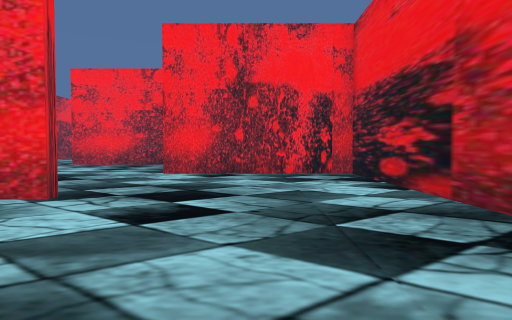
view 1 (above)

22 first-person views from a walk through a scene from a Unity 3-D project. The camera is 1.4 m above the floor, tilts 2° down and sees 75° across. The floor is counted in squares, 2 m on a side. Each view is taken from the middle of a square. On the plan, view 1 faces up. The plan holds only what a view shows up to about 10 squares ahead; the rest is blank. The place goes on beyond the plan. The player is left out.

view 2
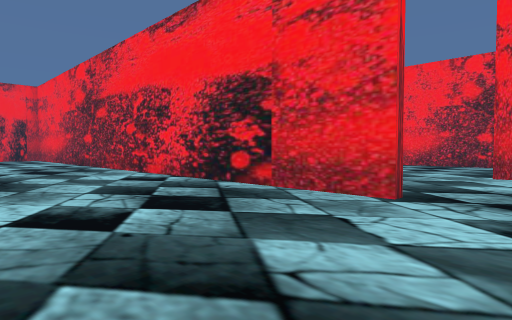

view 3
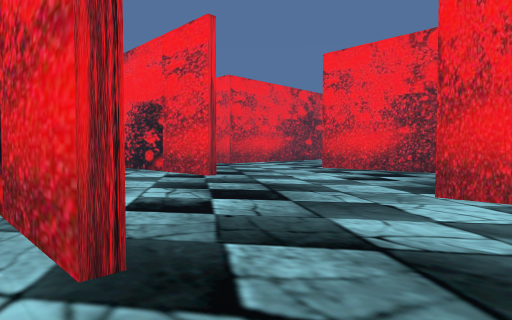

view 4
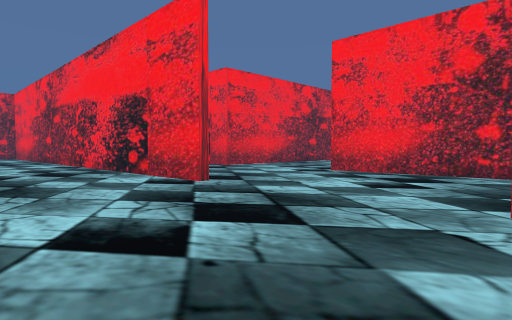

view 5
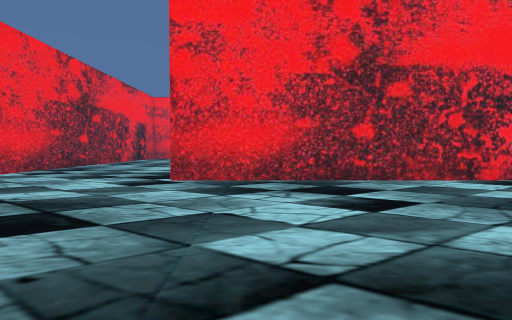

view 6
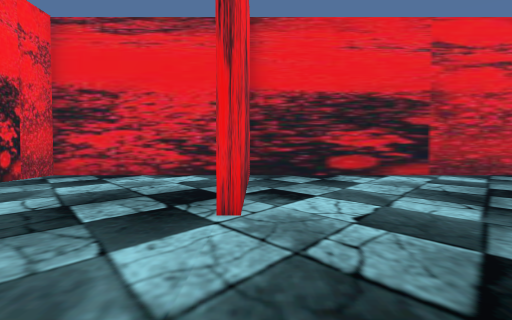

view 7
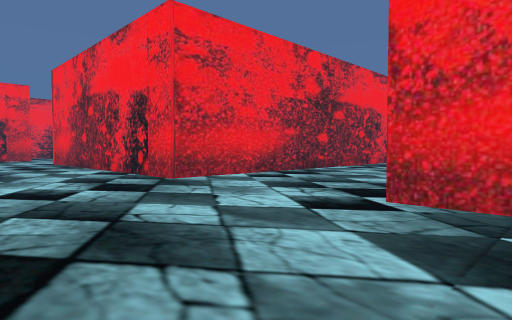

view 8
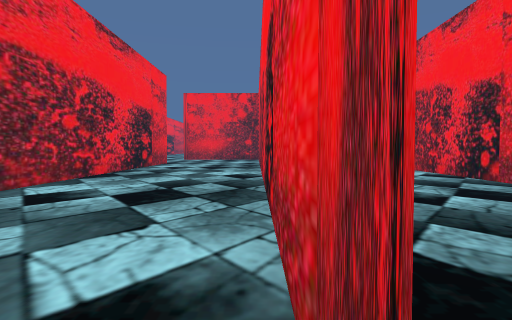

view 9
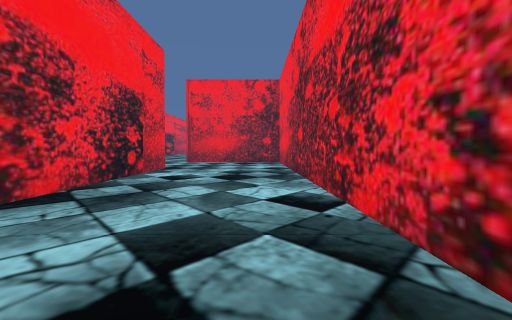

view 10
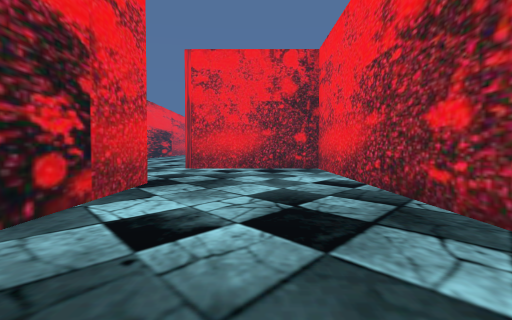

view 11
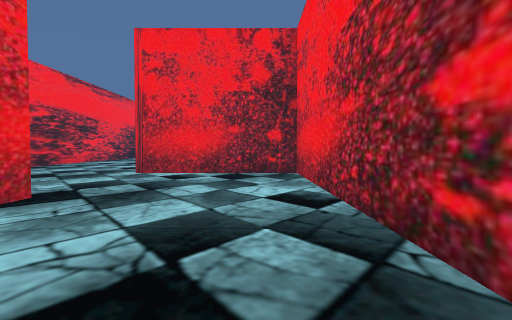

view 12
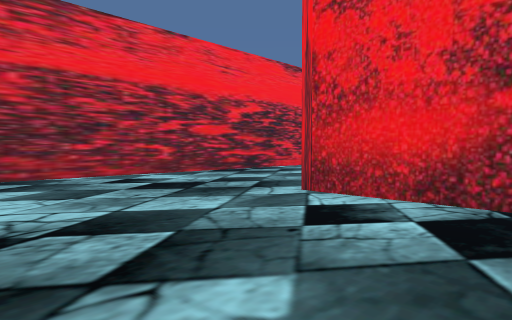

view 13
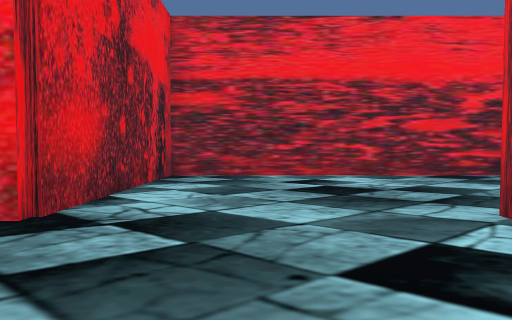

view 14
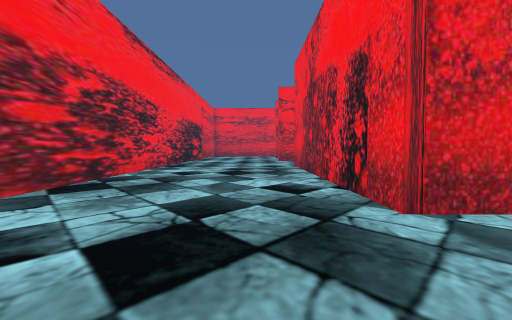

view 15
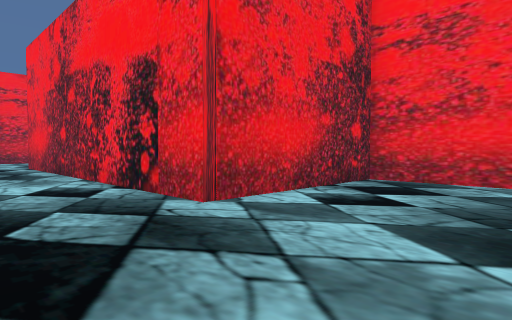

view 16
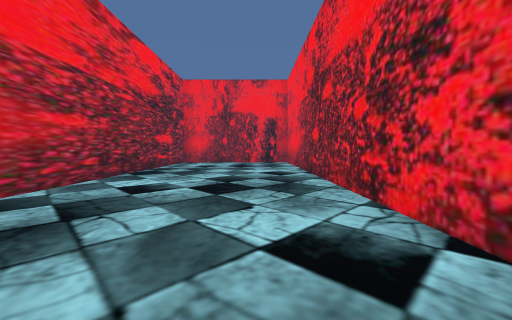

view 17
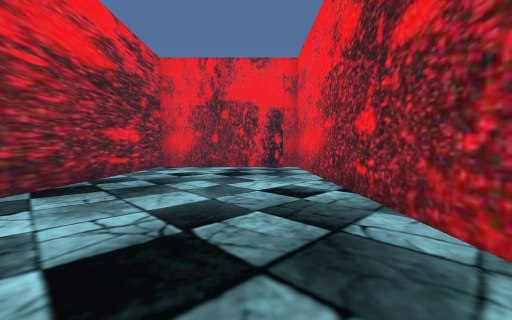

view 18
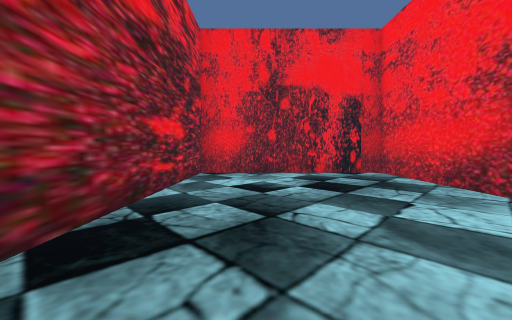

view 19
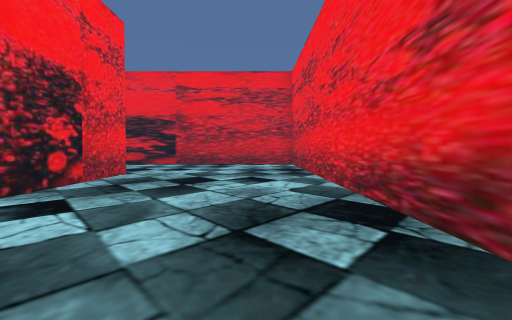

view 20
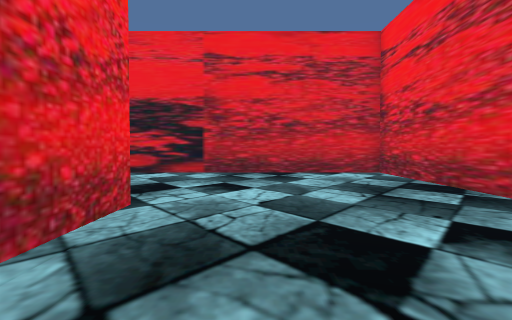

view 21
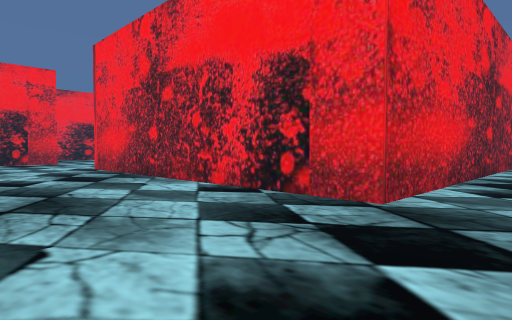

view 22
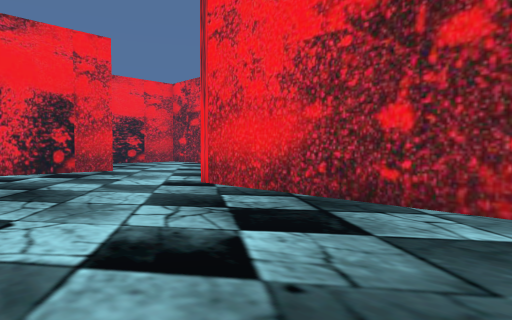

### Floor plan
Points are (right, up) in squares from view 1. A wall is a line through its corners. A room is listed if a view was taken in it or the views show most of it. See-through windows are left out.
Room 1 (views 1, 2, 3, 4, 5, 6, 7, 8, 9, 10, 11, 12, 13, 14, 15, 16, 17, 18, 19, 20, 21, 22)
walls: (-7.8, 9.2) (-27.5, 9.2) (-27.5, 4.6) (-34.5, 4.6); (-12.8, 19.5) (-12.8, 14.1) (-22.8, 14.1); (-27.5, 13.8) (-27.5, 11.4); (-2.8, 4.6) (-22.6, 4.6) (-22.6, -0.6) (2.7, -0.6) (2.7, 9.2) (-2.6, 9.2); (2.7, 10) (2.7, 14.3) (-7.9, 14.3); (-34, -0.6) (-22.8, -0.6) (-22.8, 4.8) (-12.4, 4.8)

Positions as (right, up) in squares from view 1, and headings:
1: (0, 0), facing up
2: (-1, 0), facing up-left
3: (-1, 4), facing up-left
4: (-2, 5), facing up-left
5: (-6, 7), facing up
6: (-6, 9), facing right
7: (-6, 10), facing up-left
8: (-7, 9), facing left
9: (-11, 8), facing left
10: (-16, 7), facing left
11: (-18, 8), facing left
12: (-23, 8), facing down-left
13: (-25, 8), facing down
14: (-24, 3), facing left
15: (-24, 2), facing up-left
16: (-6, 3), facing left
17: (-10, 3), facing left
18: (-13, 1), facing left
19: (-12, 1), facing right
20: (-7, 3), facing right
21: (-11, 10), facing up-left
22: (-17, 10), facing up-left
